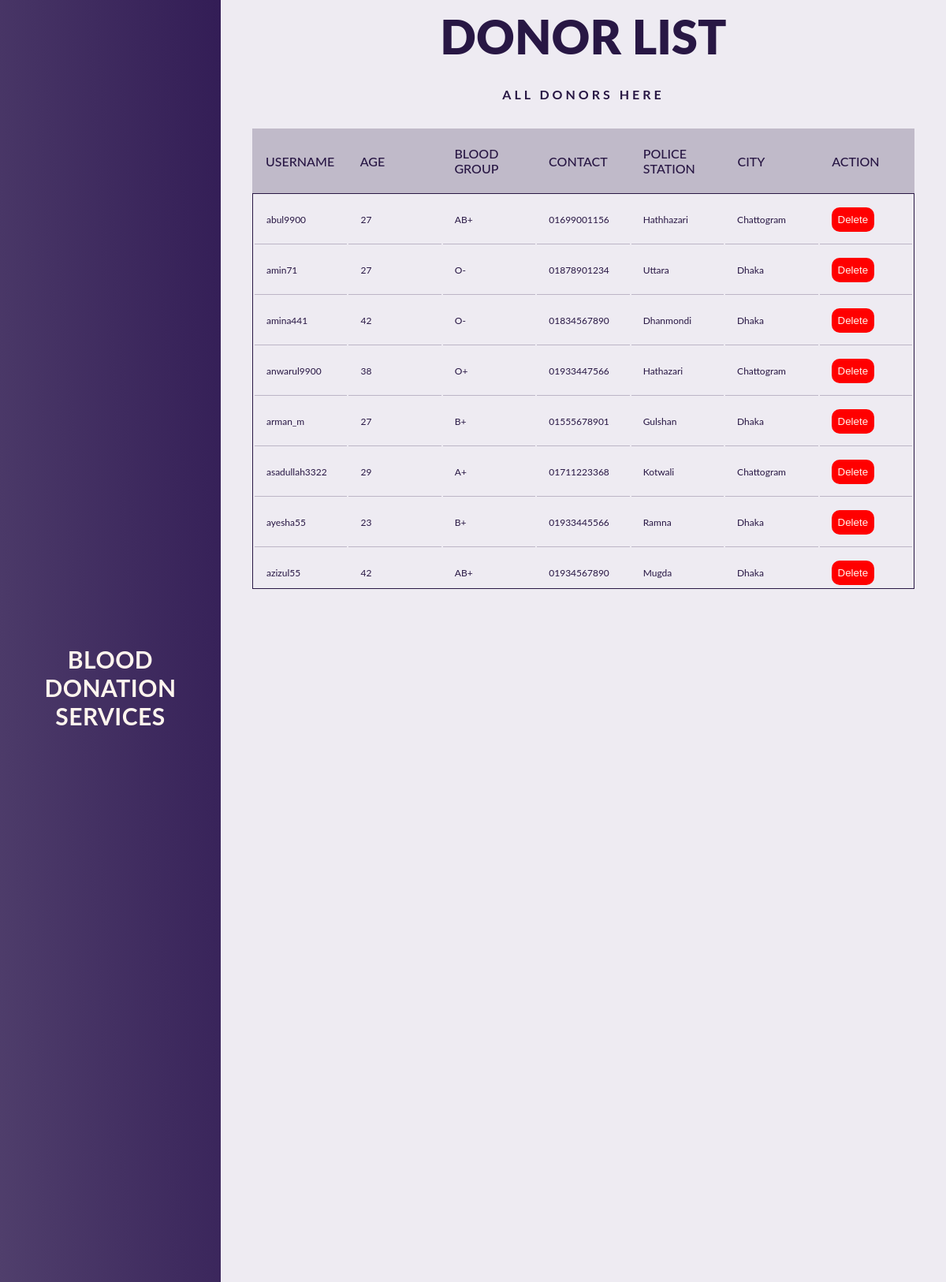
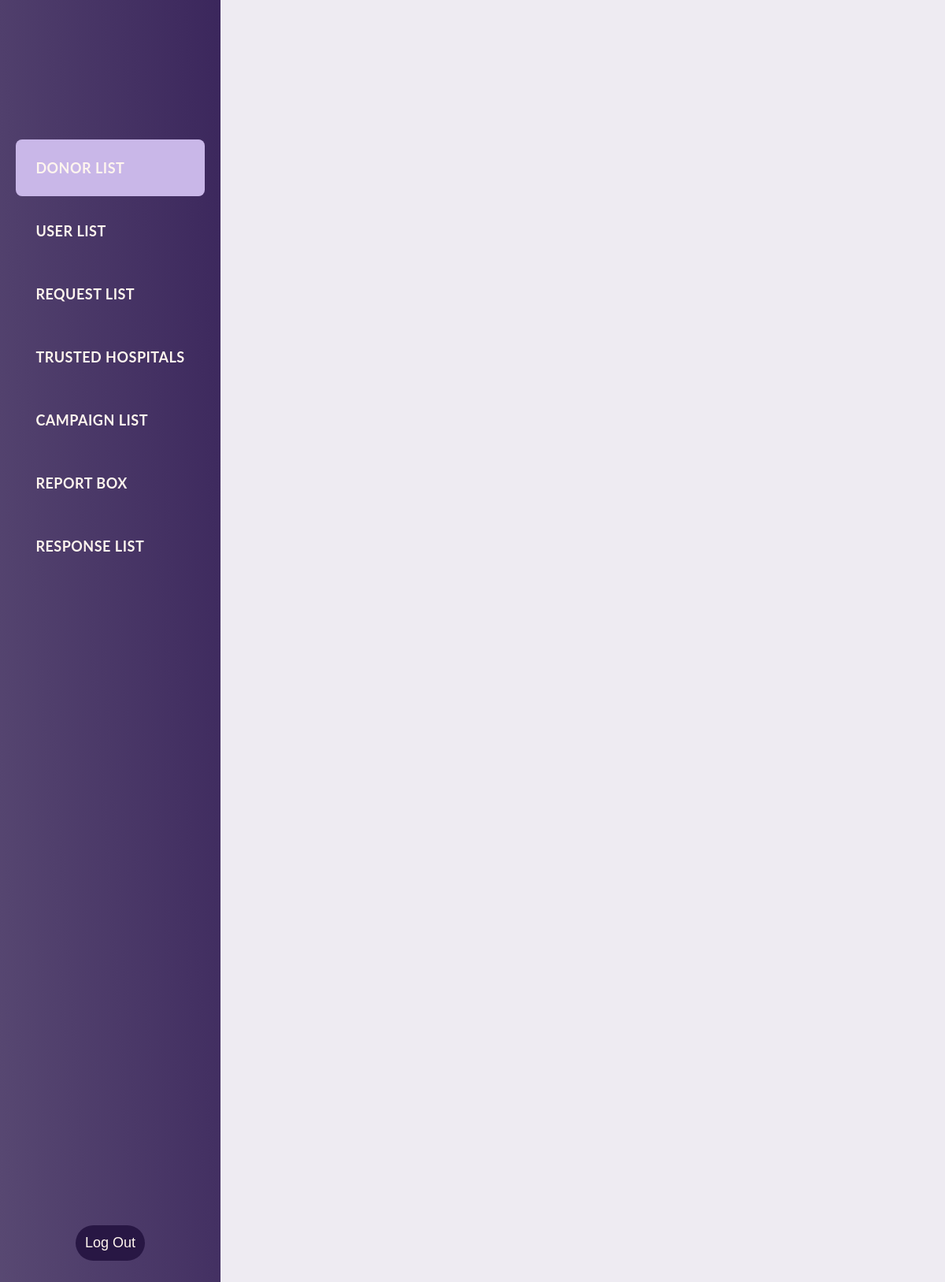
/admin_view_donor_list.php, run on the app's committed database (2 pictures, top to bottom).
### tables this page shows
CREATE TABLE `donor_list` (
  `username` varchar(32) NOT NULL,
  `previous_donation` date DEFAULT NULL,
  `approver_hospital` varchar(50) DEFAULT NULL,
  `responds` int(120) DEFAULT 0
);

CREATE TABLE `user_list` (
  `username` varchar(32) NOT NULL,
  `name` varchar(255) DEFAULT NULL,
  `contact` varchar(15) DEFAULT NULL,
  `email` varchar(50) DEFAULT NULL,
  `pass` varchar(255) DEFAULT NULL,
  `age` int(120) DEFAULT NULL,
  `blood_group` varchar(3) DEFAULT NULL,
  `NID` varchar(13) DEFAULT NULL,
  `gender` varchar(6) DEFAULT NULL,
  `police_station` varchar(255) DEFAULT NULL,
  `city` varchar(255) DEFAULT NULL
);

### admin_view_donor_list.php (the view, shortened to what this page needs)
<?php
    $conn = mysqli_connect("localhost", "root", "370_summer23", "blood_donation_services");
?>
<!DOCTYPE html>
<html lang="en">
<head>
    <link rel="stylesheet" type="text/css" href="admin_view.css">
</head>
<body>
    <div id="page_wrapper">
        <div id="sidenav" class="sidenav">
            <div class="logo_section">
                <h3>BLOOD DONATION</br>SERVICES</h3>
            </div>
            <div class="sidenav_header">
                <a href="" class="active_color">
                    <div class="sidenav_link active">
                        <h3>DONOR LIST</h3>
                    </div>
                </a>
                <a href="admin_view_user_list.php">
                    <div class="sidenav_link">
                        <h3>USER LIST</h3>
                    </div>
                </a>
                <a href="admin_view_request_list.php">
                    <div class="sidenav_link">
                        <h3>REQUEST LIST</h3>
                    </div>
                </a>
                <a href="admin_view_trusted_hospitals.php">
                    <div class="sidenav_link">
                        <h3>TRUSTED HOSPITALS</h3>
                    </div>
                </a>
                <a href="admin_view_campaign_list.php">
                    <div class="sidenav_link">
                        <h3>CAMPAIGN LIST</h3>
                    </div>
                </a>
                <a href="admin_view_report_box.php">
                    <div class="sidenav_link">
                        <h3>REPORT BOX</h3>
                    </div>
                </a>
                <a href="admin_view_response_list.php">
                    <div class="sidenav_link">
                        <h3>RESPONSE LIST</h3>
                    </div>
                </a>
            </div>
            <form action="logout.php" method="post">
                <button type="submit">Log Out</button>
            </form>
        </div>
        <main>
            <header>
                <div class="text">
                    <h2 class="head_tran"><span>DONOR LIST</span></h2>
                    <p class="head_head">ALL DONORS HERE</p>
                </div>
            </header>
            <section class="List">
                <div class="tbl-header">
                    <table>
                        <thead>
                            <tr>
                                <th>Username</th>
                                <th>Age</th>
                                <th>Blood Group</th>
                                <th>Contact</th>
                                <th>Police Station</th>
                                <th>City</th>
                                <th>Action</th>
                            </tr>
                        </thead>
                    </table>
                </div>
                <div class="tbl-content">
                    <table>
                        <tbody>
                            <?php
                                $query = "SELECT username FROM donor_list";
                                $result = mysqli_query($conn, $query);
                                while($row = mysqli_fetch_assoc($result)) {
                                    $username = $row['username'];
                                    $query2 = "SELECT name, age, blood_group, contact, police_station, city
                                                FROM user_list WHERE username='$username'";
                                    $result2 = mysqli_query($conn, $query2);
                                    $row2 = mysqli_fetch_assoc($result2);
                                    echo "<tr>";
                                    echo "<td>" . $username . "</td>";
                                    echo "<td>" . $row2['age'] . "</td>";
                                    echo "<td>" . $row2['blood_group'] . "</td>";
                                    echo "<td>" . $row2['contact'] . "</td>";
                                    echo "<td>" . $row2['police_station'] . "</td>";
                                    echo "<td>" . $row2['city'] . "</td>";
                                    echo "<td><input class='delete' type='button' value='Delete' onclick='confirmDelete(\"$username\")'></td>";
                                    echo "</tr>";
                                }
                            ?>
                        </tbody>
                    </table>
                </div>
            </section>
        </main>
    </div>
</body>
</html>

### admin_view.css (style rules this page uses)
body { margin: 0px; padding: 0px; background-color: var(--accent-dark); }
h2, h3 { margin: 0px; padding: 10px; }
:root { --accent-clr: #2a3ebc; --accent-dark: #a293b82e; --accent-light: rgb(93, 46, 46); --accent-dark_pirple: #281744; --text: seashell; }
#page_wrapper { height: 100vh; display: grid; grid-template-columns: 280px 1fr; font-family: 'Lato', sans-serif; }
.sidenav { background-image: linear-gradient(to top right, #5c4d75, #331d56); display: flex; flex-direction: column; justify-content: space-evenly; gap: 30px; align-items: center; }
button { padding: 12px; border: none; font-size: 18px; color: var(--text); border-radius: 30px; background-color: #281744; cursor: pointer; }
.sidenav_link { padding: 15px; margin-bottom: 8px; }
.sidenav_link.active { font-weight: 700; background-color: #c9b7e8; border-radius: 8px; }
.logo_section { padding: 20px 0px 50px 0px; padding-inline: 14px; text-align: center; color: var(--text); }
.logo_section h3 { font-weight: bold; font-size: 30px; }
h3 { color: var(--text); font-size: 18px; letter-spacing: .5px; }
a { text-decoration: none; }
main { padding-bottom: 30px; padding-inline: 40px; }
.head_tran { font-size: 60px; color: #ffffff; text-transform: uppercase; font-weight: 900; text-align: center; transition: .6s; }
.head_head { text-align: center; }
h2 { font-size: 32px; font-weight: 300; color: var(--accent-clr); }
p { line-height: 145%; letter-spacing: 4px; font-weight: 700; color: var(--accent-dark_pirple); margin-bottom: 32px; }
.List { width: 100%; }
table { width: 100%; table-layout: fixed; }
.tbl-header { background-color: #2817443b; }
.tbl-content { height: 500px; overflow-y: scroll; border: 1px solid #281744; }
th { padding: 20px 15px; text-align: left; font-weight: 500; font-size: 16px; color: var(--accent-dark_pirple); text-transform: uppercase; }
td { padding: 15px; text-align: left; font-weight: 400; font-size: 12px; color: var(--accent-dark_pirple); border-bottom: 1px solid #28174440; }
tr>td>.delete { background: red; width: auto; border: none; border-radius: 10px; color: var(--text); padding: 8px; cursor: pointer; }
span { color: var(--accent-dark_pirple); }

### data on the page
donor_list: username "abul9900", username.age "27", username.blood_group "AB+", username.contact "01699001156", username.police_station "Hathhazari", username.city "Chattogram"
donor_list: username "amin71", username.age "27", username.blood_group "O-", username.contact "01878901234", username.police_station "Uttara", username.city "Dhaka"
donor_list: username "amina441", username.age "42", username.blood_group "O-", username.contact "01834567890", username.police_station "Dhanmondi", username.city "Dhaka"
donor_list: username "anwarul9900", username.age "38", username.blood_group "O+", username.contact "01933447566", username.police_station "Hathazari", username.city "Chattogram"
donor_list: username "arman_m", username.age "27", username.blood_group "B+", username.contact "01555678901", username.police_station "Gulshan", username.city "Dhaka"
donor_list: username "asadullah3322", username.age "29", username.blood_group "A+", username.contact "01711223368", username.police_station "Kotwali", username.city "Chattogram"
donor_list: username "ayesha55", username.age "23", username.blood_group "B+", username.contact "01933445566", username.police_station "Ramna", username.city "Dhaka"
donor_list: username "azizul55", username.age "42", username.blood_group "AB+", username.contact "01934567890", username.police_station "Mugda", username.city "Dhaka"
